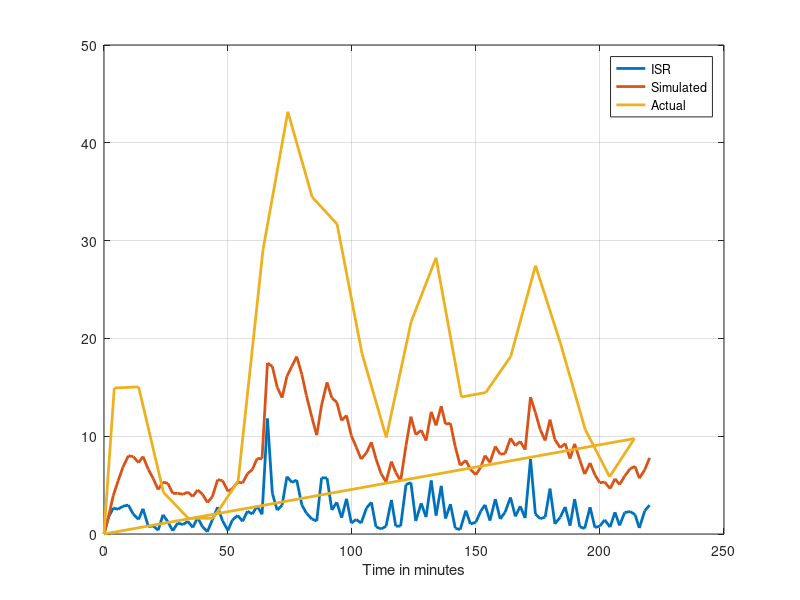

Write the MATLAB code that produced this figure.
%% script
[a,b,c] = xlsread('q78810.csv');  % read CSV file
%% eliminate the empty cells
t1 = a(:,1); % time
t1(isnan(t1)) = [];
x1 = a(:,2); % insulin
x1(isnan(x1)) = [];
t2 = a(:,3);  % time
x2 = a(:,4);  % IRS

%% buid the impules response and filter the data
h = .72*exp(-log(2)/5.*t2)+.28*exp(-log(2)/2.8.*t2);
% filter with the first 40 taps, that seems plenty
y = filter(h(1:40),1,x2);


%% plot it
clf;
plot(t2,[x2 y]);
hold on
% scale factor: match the RMS
x1s = x1./rms(x1)*rms(y);
plot(t1,x1s);
grid on
xlabel('Time in minutes');
legend('ISR','Simulated','Actual');
h = get(gca,'Children'); set(h,'Linewidth',2);
